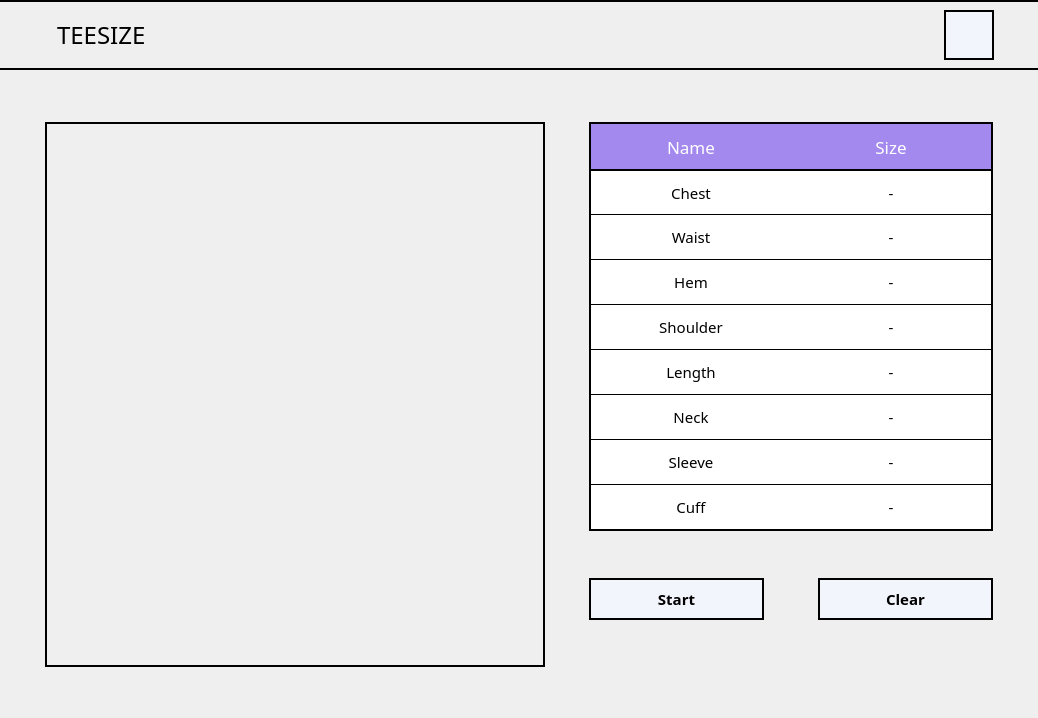
<?xml version="1.0" encoding="UTF-8"?>
<ui version="4.0">
 <class>MainWindow</class>
 <widget class="QMainWindow" name="MainWindow">
  <property name="geometry">
   <rect>
    <x>0</x>
    <y>0</y>
    <width>1038</width>
    <height>718</height>
   </rect>
  </property>
  <property name="windowTitle">
   <string>TeeSize</string>
  </property>
  <property name="windowIcon">
   <iconset>
    <normaloff>../assets/logo.png</normaloff>../assets/logo.png</iconset>
  </property>
  <widget class="QWidget" name="centralwidget">
   <property name="styleSheet">
    <string notr="true">QWidget {
	background-color: #efefef;
}</string>
   </property>
   <layout class="QVBoxLayout" name="verticalLayout">
    <property name="spacing">
     <number>0</number>
    </property>
    <property name="leftMargin">
     <number>0</number>
    </property>
    <property name="topMargin">
     <number>0</number>
    </property>
    <property name="rightMargin">
     <number>0</number>
    </property>
    <property name="bottomMargin">
     <number>0</number>
    </property>
    <item>
     <widget class="QWidget" name="header" native="true">
      <property name="sizePolicy">
       <sizepolicy hsizetype="Preferred" vsizetype="Fixed">
        <horstretch>0</horstretch>
        <verstretch>0</verstretch>
       </sizepolicy>
      </property>
      <property name="minimumSize">
       <size>
        <width>0</width>
        <height>70</height>
       </size>
      </property>
      <property name="styleSheet">
       <string notr="true">QWidget {	
	border-top: 2px solid black;
	border-bottom: 2px solid black;
}</string>
      </property>
      <layout class="QHBoxLayout" name="horizontalLayout">
       <property name="spacing">
        <number>0</number>
       </property>
       <property name="leftMargin">
        <number>0</number>
       </property>
       <property name="topMargin">
        <number>0</number>
       </property>
       <property name="rightMargin">
        <number>0</number>
       </property>
       <property name="bottomMargin">
        <number>0</number>
       </property>
       <item>
        <spacer name="h5">
         <property name="orientation">
          <enum>Qt::Horizontal</enum>
         </property>
         <property name="sizeType">
          <enum>QSizePolicy::MinimumExpanding</enum>
         </property>
         <property name="sizeHint" stdset="0">
          <size>
           <width>40</width>
           <height>20</height>
          </size>
         </property>
        </spacer>
       </item>
       <item>
        <widget class="QLabel" name="label">
         <property name="text">
          <string/>
         </property>
        </widget>
       </item>
       <item>
        <widget class="QLabel" name="logo">
         <property name="sizePolicy">
          <sizepolicy hsizetype="Fixed" vsizetype="Preferred">
           <horstretch>0</horstretch>
           <verstretch>0</verstretch>
          </sizepolicy>
         </property>
         <property name="minimumSize">
          <size>
           <width>850</width>
           <height>0</height>
          </size>
         </property>
         <property name="font">
          <font>
           <family>JetBrains Mono ExtraBold</family>
           <pointsize>18</pointsize>
          </font>
         </property>
         <property name="text">
          <string>TEESIZE</string>
         </property>
        </widget>
       </item>
       <item>
        <spacer name="h7">
         <property name="orientation">
          <enum>Qt::Horizontal</enum>
         </property>
         <property name="sizeType">
          <enum>QSizePolicy::MinimumExpanding</enum>
         </property>
         <property name="sizeHint" stdset="0">
          <size>
           <width>40</width>
           <height>20</height>
          </size>
         </property>
        </spacer>
       </item>
       <item>
        <widget class="QPushButton" name="settings_btn">
         <property name="sizePolicy">
          <sizepolicy hsizetype="Fixed" vsizetype="Fixed">
           <horstretch>0</horstretch>
           <verstretch>0</verstretch>
          </sizepolicy>
         </property>
         <property name="minimumSize">
          <size>
           <width>50</width>
           <height>50</height>
          </size>
         </property>
         <property name="maximumSize">
          <size>
           <width>50</width>
           <height>50</height>
          </size>
         </property>
         <property name="focusPolicy">
          <enum>Qt::NoFocus</enum>
         </property>
         <property name="styleSheet">
          <string notr="true">QPushButton{
	color: black;
	background-color: #f3f5fc;
	padding: 8px;
	border: 2px solid black;
}

QPushButton:hover{
	background-color: #c3c5cc; 
}

QPushButton:pressed{
	color: white;
	background-color: #a388ee;
}</string>
         </property>
         <property name="text">
          <string/>
         </property>
         <property name="icon">
          <iconset>
           <normaloff>../assets/settings.png</normaloff>../assets/settings.png</iconset>
         </property>
         <property name="iconSize">
          <size>
           <width>25</width>
           <height>25</height>
          </size>
         </property>
         <property name="flat">
          <bool>true</bool>
         </property>
        </widget>
       </item>
       <item>
        <spacer name="h6">
         <property name="orientation">
          <enum>Qt::Horizontal</enum>
         </property>
         <property name="sizeType">
          <enum>QSizePolicy::MinimumExpanding</enum>
         </property>
         <property name="sizeHint" stdset="0">
          <size>
           <width>40</width>
           <height>20</height>
          </size>
         </property>
        </spacer>
       </item>
      </layout>
     </widget>
    </item>
    <item>
     <widget class="QWidget" name="body" native="true">
      <layout class="QVBoxLayout" name="verticalLayout_2">
       <property name="spacing">
        <number>0</number>
       </property>
       <property name="leftMargin">
        <number>0</number>
       </property>
       <property name="topMargin">
        <number>0</number>
       </property>
       <property name="rightMargin">
        <number>0</number>
       </property>
       <property name="bottomMargin">
        <number>0</number>
       </property>
       <item>
        <spacer name="v1">
         <property name="orientation">
          <enum>Qt::Vertical</enum>
         </property>
         <property name="sizeType">
          <enum>QSizePolicy::MinimumExpanding</enum>
         </property>
         <property name="sizeHint" stdset="0">
          <size>
           <width>20</width>
           <height>40</height>
          </size>
         </property>
        </spacer>
       </item>
       <item>
        <widget class="QWidget" name="tcontainer" native="true">
         <layout class="QHBoxLayout" name="horizontalLayout_2">
          <property name="spacing">
           <number>0</number>
          </property>
          <property name="leftMargin">
           <number>0</number>
          </property>
          <property name="topMargin">
           <number>0</number>
          </property>
          <property name="rightMargin">
           <number>0</number>
          </property>
          <property name="bottomMargin">
           <number>0</number>
          </property>
          <item>
           <widget class="QWidget" name="container" native="true">
            <property name="minimumSize">
             <size>
              <width>0</width>
              <height>0</height>
             </size>
            </property>
            <layout class="QHBoxLayout" name="horizontalLayout_3">
             <property name="spacing">
              <number>0</number>
             </property>
             <property name="leftMargin">
              <number>0</number>
             </property>
             <property name="topMargin">
              <number>0</number>
             </property>
             <property name="rightMargin">
              <number>0</number>
             </property>
             <property name="bottomMargin">
              <number>0</number>
             </property>
             <item>
              <spacer name="h1">
               <property name="orientation">
                <enum>Qt::Horizontal</enum>
               </property>
               <property name="sizeType">
                <enum>QSizePolicy::MinimumExpanding</enum>
               </property>
               <property name="sizeHint" stdset="0">
                <size>
                 <width>40</width>
                 <height>20</height>
                </size>
               </property>
              </spacer>
             </item>
             <item>
              <widget class="QLabel" name="diagram">
               <property name="sizePolicy">
                <sizepolicy hsizetype="Fixed" vsizetype="Fixed">
                 <horstretch>0</horstretch>
                 <verstretch>0</verstretch>
                </sizepolicy>
               </property>
               <property name="minimumSize">
                <size>
                 <width>500</width>
                 <height>545</height>
                </size>
               </property>
               <property name="maximumSize">
                <size>
                 <width>500</width>
                 <height>545</height>
                </size>
               </property>
               <property name="styleSheet">
                <string notr="true">QLabel {
	border: 2px solid black;
}</string>
               </property>
               <property name="text">
                <string/>
               </property>
               <property name="pixmap">
                <pixmap>../assets/template.png</pixmap>
               </property>
               <property name="scaledContents">
                <bool>true</bool>
               </property>
              </widget>
             </item>
             <item>
              <spacer name="h3">
               <property name="orientation">
                <enum>Qt::Horizontal</enum>
               </property>
               <property name="sizeType">
                <enum>QSizePolicy::MinimumExpanding</enum>
               </property>
               <property name="sizeHint" stdset="0">
                <size>
                 <width>40</width>
                 <height>20</height>
                </size>
               </property>
              </spacer>
             </item>
             <item>
              <widget class="QWidget" name="rcontainer" native="true">
               <property name="minimumSize">
                <size>
                 <width>0</width>
                 <height>0</height>
                </size>
               </property>
               <layout class="QVBoxLayout" name="verticalLayout_3">
                <property name="spacing">
                 <number>0</number>
                </property>
                <property name="leftMargin">
                 <number>0</number>
                </property>
                <property name="topMargin">
                 <number>0</number>
                </property>
                <property name="rightMargin">
                 <number>0</number>
                </property>
                <property name="bottomMargin">
                 <number>0</number>
                </property>
                <item>
                 <widget class="QWidget" name="table" native="true">
                  <property name="minimumSize">
                   <size>
                    <width>0</width>
                    <height>0</height>
                   </size>
                  </property>
                  <property name="styleSheet">
                   <string notr="true">QWidget {
	background-color: white;
	border: 2px solid black;
}</string>
                  </property>
                  <layout class="QGridLayout" name="gridLayout">
                   <property name="leftMargin">
                    <number>2</number>
                   </property>
                   <property name="topMargin">
                    <number>2</number>
                   </property>
                   <property name="rightMargin">
                    <number>2</number>
                   </property>
                   <property name="bottomMargin">
                    <number>2</number>
                   </property>
                   <property name="spacing">
                    <number>0</number>
                   </property>
                   <item row="3" column="0">
                    <widget class="QLabel" name="hem_row">
                     <property name="sizePolicy">
                      <sizepolicy hsizetype="Fixed" vsizetype="Fixed">
                       <horstretch>0</horstretch>
                       <verstretch>0</verstretch>
                      </sizepolicy>
                     </property>
                     <property name="minimumSize">
                      <size>
                       <width>200</width>
                       <height>45</height>
                      </size>
                     </property>
                     <property name="font">
                      <font>
                       <family>JetBrains Mono Medium</family>
                       <pointsize>11</pointsize>
                      </font>
                     </property>
                     <property name="styleSheet">
                      <string notr="true">QLabel {
	border: none;
	border-top: 1px solid black;
}</string>
                     </property>
                     <property name="text">
                      <string>Hem</string>
                     </property>
                     <property name="alignment">
                      <set>Qt::AlignCenter</set>
                     </property>
                    </widget>
                   </item>
                   <item row="4" column="1">
                    <widget class="QLabel" name="shoulder_size">
                     <property name="sizePolicy">
                      <sizepolicy hsizetype="Fixed" vsizetype="Fixed">
                       <horstretch>0</horstretch>
                       <verstretch>0</verstretch>
                      </sizepolicy>
                     </property>
                     <property name="minimumSize">
                      <size>
                       <width>200</width>
                       <height>45</height>
                      </size>
                     </property>
                     <property name="font">
                      <font>
                       <family>JetBrains Mono Medium</family>
                       <pointsize>11</pointsize>
                      </font>
                     </property>
                     <property name="styleSheet">
                      <string notr="true">QLabel {
	border: none;
	border-top: 1px solid black;
}</string>
                     </property>
                     <property name="text">
                      <string>-</string>
                     </property>
                     <property name="alignment">
                      <set>Qt::AlignCenter</set>
                     </property>
                    </widget>
                   </item>
                   <item row="5" column="1">
                    <widget class="QLabel" name="length_size">
                     <property name="sizePolicy">
                      <sizepolicy hsizetype="Fixed" vsizetype="Fixed">
                       <horstretch>0</horstretch>
                       <verstretch>0</verstretch>
                      </sizepolicy>
                     </property>
                     <property name="minimumSize">
                      <size>
                       <width>200</width>
                       <height>45</height>
                      </size>
                     </property>
                     <property name="font">
                      <font>
                       <family>JetBrains Mono Medium</family>
                       <pointsize>11</pointsize>
                      </font>
                     </property>
                     <property name="styleSheet">
                      <string notr="true">QLabel {
	border: none;
	border-top: 1px solid black;
}</string>
                     </property>
                     <property name="text">
                      <string>-</string>
                     </property>
                     <property name="alignment">
                      <set>Qt::AlignCenter</set>
                     </property>
                    </widget>
                   </item>
                   <item row="2" column="1">
                    <widget class="QLabel" name="waist_size">
                     <property name="sizePolicy">
                      <sizepolicy hsizetype="Fixed" vsizetype="Fixed">
                       <horstretch>0</horstretch>
                       <verstretch>0</verstretch>
                      </sizepolicy>
                     </property>
                     <property name="minimumSize">
                      <size>
                       <width>200</width>
                       <height>45</height>
                      </size>
                     </property>
                     <property name="font">
                      <font>
                       <family>JetBrains Mono Medium</family>
                       <pointsize>11</pointsize>
                      </font>
                     </property>
                     <property name="styleSheet">
                      <string notr="true">QLabel {
	border: none;
	border-top: 1px solid black;
}</string>
                     </property>
                     <property name="text">
                      <string>-</string>
                     </property>
                     <property name="alignment">
                      <set>Qt::AlignCenter</set>
                     </property>
                    </widget>
                   </item>
                   <item row="5" column="0">
                    <widget class="QLabel" name="length_row">
                     <property name="sizePolicy">
                      <sizepolicy hsizetype="Fixed" vsizetype="Fixed">
                       <horstretch>0</horstretch>
                       <verstretch>0</verstretch>
                      </sizepolicy>
                     </property>
                     <property name="minimumSize">
                      <size>
                       <width>200</width>
                       <height>45</height>
                      </size>
                     </property>
                     <property name="font">
                      <font>
                       <family>JetBrains Mono Medium</family>
                       <pointsize>11</pointsize>
                      </font>
                     </property>
                     <property name="styleSheet">
                      <string notr="true">QLabel {
	border: none;
	border-top: 1px solid black;
}</string>
                     </property>
                     <property name="text">
                      <string>Length</string>
                     </property>
                     <property name="alignment">
                      <set>Qt::AlignCenter</set>
                     </property>
                    </widget>
                   </item>
                   <item row="6" column="0">
                    <widget class="QLabel" name="neck_row">
                     <property name="sizePolicy">
                      <sizepolicy hsizetype="Fixed" vsizetype="Fixed">
                       <horstretch>0</horstretch>
                       <verstretch>0</verstretch>
                      </sizepolicy>
                     </property>
                     <property name="minimumSize">
                      <size>
                       <width>200</width>
                       <height>45</height>
                      </size>
                     </property>
                     <property name="font">
                      <font>
                       <family>JetBrains Mono Medium</family>
                       <pointsize>11</pointsize>
                      </font>
                     </property>
                     <property name="styleSheet">
                      <string notr="true">QLabel {
	border: none;
	border-top: 1px solid black;
}</string>
                     </property>
                     <property name="text">
                      <string>Neck</string>
                     </property>
                     <property name="alignment">
                      <set>Qt::AlignCenter</set>
                     </property>
                    </widget>
                   </item>
                   <item row="1" column="1">
                    <widget class="QLabel" name="chest_size">
                     <property name="sizePolicy">
                      <sizepolicy hsizetype="Fixed" vsizetype="Fixed">
                       <horstretch>0</horstretch>
                       <verstretch>0</verstretch>
                      </sizepolicy>
                     </property>
                     <property name="minimumSize">
                      <size>
                       <width>200</width>
                       <height>45</height>
                      </size>
                     </property>
                     <property name="font">
                      <font>
                       <family>JetBrains Mono Medium</family>
                       <pointsize>11</pointsize>
                      </font>
                     </property>
                     <property name="styleSheet">
                      <string notr="true">QLabel {
	border: none;
	border-top: 2px solid black;
}</string>
                     </property>
                     <property name="text">
                      <string>-</string>
                     </property>
                     <property name="alignment">
                      <set>Qt::AlignCenter</set>
                     </property>
                    </widget>
                   </item>
                   <item row="1" column="0">
                    <widget class="QLabel" name="chest_row">
                     <property name="sizePolicy">
                      <sizepolicy hsizetype="Fixed" vsizetype="Fixed">
                       <horstretch>0</horstretch>
                       <verstretch>0</verstretch>
                      </sizepolicy>
                     </property>
                     <property name="minimumSize">
                      <size>
                       <width>200</width>
                       <height>45</height>
                      </size>
                     </property>
                     <property name="font">
                      <font>
                       <family>JetBrains Mono Medium</family>
                       <pointsize>11</pointsize>
                      </font>
                     </property>
                     <property name="styleSheet">
                      <string notr="true">QLabel {
	border: none;
	border-top: 2px solid black;
}</string>
                     </property>
                     <property name="text">
                      <string>Chest</string>
                     </property>
                     <property name="alignment">
                      <set>Qt::AlignCenter</set>
                     </property>
                    </widget>
                   </item>
                   <item row="2" column="0">
                    <widget class="QLabel" name="waist_row">
                     <property name="sizePolicy">
                      <sizepolicy hsizetype="Fixed" vsizetype="Fixed">
                       <horstretch>0</horstretch>
                       <verstretch>0</verstretch>
                      </sizepolicy>
                     </property>
                     <property name="minimumSize">
                      <size>
                       <width>200</width>
                       <height>45</height>
                      </size>
                     </property>
                     <property name="font">
                      <font>
                       <family>JetBrains Mono Medium</family>
                       <pointsize>11</pointsize>
                      </font>
                     </property>
                     <property name="styleSheet">
                      <string notr="true">QLabel {
	border: none;
	border-top: 1px solid black;
}</string>
                     </property>
                     <property name="text">
                      <string>Waist</string>
                     </property>
                     <property name="alignment">
                      <set>Qt::AlignCenter</set>
                     </property>
                    </widget>
                   </item>
                   <item row="8" column="1">
                    <widget class="QLabel" name="cuff_size">
                     <property name="sizePolicy">
                      <sizepolicy hsizetype="Fixed" vsizetype="Fixed">
                       <horstretch>0</horstretch>
                       <verstretch>0</verstretch>
                      </sizepolicy>
                     </property>
                     <property name="minimumSize">
                      <size>
                       <width>200</width>
                       <height>45</height>
                      </size>
                     </property>
                     <property name="font">
                      <font>
                       <family>JetBrains Mono Medium</family>
                       <pointsize>11</pointsize>
                      </font>
                     </property>
                     <property name="styleSheet">
                      <string notr="true">QLabel {
	border: none;
	border-top: 1px solid black;
}</string>
                     </property>
                     <property name="text">
                      <string>-</string>
                     </property>
                     <property name="alignment">
                      <set>Qt::AlignCenter</set>
                     </property>
                    </widget>
                   </item>
                   <item row="8" column="0">
                    <widget class="QLabel" name="cuff_row">
                     <property name="sizePolicy">
                      <sizepolicy hsizetype="Fixed" vsizetype="Fixed">
                       <horstretch>0</horstretch>
                       <verstretch>0</verstretch>
                      </sizepolicy>
                     </property>
                     <property name="minimumSize">
                      <size>
                       <width>200</width>
                       <height>45</height>
                      </size>
                     </property>
                     <property name="font">
                      <font>
                       <family>JetBrains Mono Medium</family>
                       <pointsize>11</pointsize>
                      </font>
                     </property>
                     <property name="styleSheet">
                      <string notr="true">QLabel {
	border: none;
	border-top: 1px solid black;
}</string>
                     </property>
                     <property name="text">
                      <string>Cuff</string>
                     </property>
                     <property name="alignment">
                      <set>Qt::AlignCenter</set>
                     </property>
                    </widget>
                   </item>
                   <item row="6" column="1">
                    <widget class="QLabel" name="neck_size">
                     <property name="sizePolicy">
                      <sizepolicy hsizetype="Fixed" vsizetype="Fixed">
                       <horstretch>0</horstretch>
                       <verstretch>0</verstretch>
                      </sizepolicy>
                     </property>
                     <property name="minimumSize">
                      <size>
                       <width>200</width>
                       <height>45</height>
                      </size>
                     </property>
                     <property name="font">
                      <font>
                       <family>JetBrains Mono Medium</family>
                       <pointsize>11</pointsize>
                      </font>
                     </property>
                     <property name="styleSheet">
                      <string notr="true">QLabel {
	border: none;
	border-top: 1px solid black;
}</string>
                     </property>
                     <property name="text">
                      <string>-</string>
                     </property>
                     <property name="alignment">
                      <set>Qt::AlignCenter</set>
                     </property>
                    </widget>
                   </item>
                   <item row="7" column="1">
                    <widget class="QLabel" name="sleeve_size">
                     <property name="sizePolicy">
                      <sizepolicy hsizetype="Fixed" vsizetype="Fixed">
                       <horstretch>0</horstretch>
                       <verstretch>0</verstretch>
                      </sizepolicy>
                     </property>
                     <property name="minimumSize">
                      <size>
                       <width>200</width>
                       <height>45</height>
                      </size>
                     </property>
                     <property name="font">
                      <font>
                       <family>JetBrains Mono Medium</family>
                       <pointsize>11</pointsize>
                      </font>
                     </property>
                     <property name="styleSheet">
                      <string notr="true">QLabel {
	border: none;
	border-top: 1px solid black;
}</string>
                     </property>
                     <property name="text">
                      <string>-</string>
                     </property>
                     <property name="alignment">
                      <set>Qt::AlignCenter</set>
                     </property>
                    </widget>
                   </item>
                   <item row="7" column="0">
                    <widget class="QLabel" name="sleeve_row">
                     <property name="sizePolicy">
                      <sizepolicy hsizetype="Fixed" vsizetype="Fixed">
                       <horstretch>0</horstretch>
                       <verstretch>0</verstretch>
                      </sizepolicy>
                     </property>
                     <property name="minimumSize">
                      <size>
                       <width>200</width>
                       <height>45</height>
                      </size>
                     </property>
                     <property name="font">
                      <font>
                       <family>JetBrains Mono Medium</family>
                       <pointsize>11</pointsize>
                      </font>
                     </property>
                     <property name="styleSheet">
                      <string notr="true">QLabel {
	border: none;
	border-top: 1px solid black;
}</string>
                     </property>
                     <property name="text">
                      <string>Sleeve</string>
                     </property>
                     <property name="alignment">
                      <set>Qt::AlignCenter</set>
                     </property>
                    </widget>
                   </item>
                   <item row="3" column="1">
                    <widget class="QLabel" name="hem_size">
                     <property name="sizePolicy">
                      <sizepolicy hsizetype="Fixed" vsizetype="Fixed">
                       <horstretch>0</horstretch>
                       <verstretch>0</verstretch>
                      </sizepolicy>
                     </property>
                     <property name="minimumSize">
                      <size>
                       <width>200</width>
                       <height>45</height>
                      </size>
                     </property>
                     <property name="font">
                      <font>
                       <family>JetBrains Mono Medium</family>
                       <pointsize>11</pointsize>
                      </font>
                     </property>
                     <property name="styleSheet">
                      <string notr="true">QLabel {
	border: none;
	border-top: 1px solid black;
}</string>
                     </property>
                     <property name="text">
                      <string>-</string>
                     </property>
                     <property name="alignment">
                      <set>Qt::AlignCenter</set>
                     </property>
                    </widget>
                   </item>
                   <item row="0" column="0">
                    <widget class="QLabel" name="name_column">
                     <property name="sizePolicy">
                      <sizepolicy hsizetype="Fixed" vsizetype="Fixed">
                       <horstretch>0</horstretch>
                       <verstretch>0</verstretch>
                      </sizepolicy>
                     </property>
                     <property name="minimumSize">
                      <size>
                       <width>200</width>
                       <height>45</height>
                      </size>
                     </property>
                     <property name="font">
                      <font>
                       <family>JetBrains Mono ExtraBold</family>
                       <pointsize>13</pointsize>
                       <weight>50</weight>
                       <bold>false</bold>
                      </font>
                     </property>
                     <property name="styleSheet">
                      <string notr="true">QLabel {
	border: none;
	color: white;
	background-color: #a388ee;
}</string>
                     </property>
                     <property name="text">
                      <string>Name</string>
                     </property>
                     <property name="alignment">
                      <set>Qt::AlignCenter</set>
                     </property>
                    </widget>
                   </item>
                   <item row="0" column="1">
                    <widget class="QLabel" name="size_column">
                     <property name="sizePolicy">
                      <sizepolicy hsizetype="Fixed" vsizetype="Fixed">
                       <horstretch>0</horstretch>
                       <verstretch>0</verstretch>
                      </sizepolicy>
                     </property>
                     <property name="minimumSize">
                      <size>
                       <width>200</width>
                       <height>45</height>
                      </size>
                     </property>
                     <property name="font">
                      <font>
                       <family>JetBrains Mono ExtraBold</family>
                       <pointsize>13</pointsize>
                       <weight>50</weight>
                       <bold>false</bold>
                      </font>
                     </property>
                     <property name="styleSheet">
                      <string notr="true">QLabel {
	border: none;
	color: white;
	background-color: #a388ee;
}</string>
                     </property>
                     <property name="text">
                      <string>Size</string>
                     </property>
                     <property name="alignment">
                      <set>Qt::AlignCenter</set>
                     </property>
                    </widget>
                   </item>
                   <item row="4" column="0">
                    <widget class="QLabel" name="shoulder_row">
                     <property name="sizePolicy">
                      <sizepolicy hsizetype="Fixed" vsizetype="Fixed">
                       <horstretch>0</horstretch>
                       <verstretch>0</verstretch>
                      </sizepolicy>
                     </property>
                     <property name="minimumSize">
                      <size>
                       <width>200</width>
                       <height>45</height>
                      </size>
                     </property>
                     <property name="font">
                      <font>
                       <family>JetBrains Mono Medium</family>
                       <pointsize>11</pointsize>
                      </font>
                     </property>
                     <property name="styleSheet">
                      <string notr="true">QLabel {
	border: none;
	border-top: 1px solid black;
}</string>
                     </property>
                     <property name="text">
                      <string>Shoulder</string>
                     </property>
                     <property name="alignment">
                      <set>Qt::AlignCenter</set>
                     </property>
                    </widget>
                   </item>
                  </layout>
                 </widget>
                </item>
                <item>
                 <spacer name="v3">
                  <property name="orientation">
                   <enum>Qt::Vertical</enum>
                  </property>
                  <property name="sizeHint" stdset="0">
                   <size>
                    <width>20</width>
                    <height>40</height>
                   </size>
                  </property>
                 </spacer>
                </item>
                <item>
                 <widget class="QWidget" name="bcontainer" native="true">
                  <property name="minimumSize">
                   <size>
                    <width>0</width>
                    <height>0</height>
                   </size>
                  </property>
                  <layout class="QHBoxLayout" name="horizontalLayout_4">
                   <property name="spacing">
                    <number>0</number>
                   </property>
                   <property name="leftMargin">
                    <number>0</number>
                   </property>
                   <property name="topMargin">
                    <number>0</number>
                   </property>
                   <property name="rightMargin">
                    <number>0</number>
                   </property>
                   <property name="bottomMargin">
                    <number>0</number>
                   </property>
                   <item>
                    <widget class="QPushButton" name="start_btn">
                     <property name="sizePolicy">
                      <sizepolicy hsizetype="Fixed" vsizetype="Fixed">
                       <horstretch>0</horstretch>
                       <verstretch>0</verstretch>
                      </sizepolicy>
                     </property>
                     <property name="minimumSize">
                      <size>
                       <width>175</width>
                       <height>40</height>
                      </size>
                     </property>
                     <property name="font">
                      <font>
                       <family>JetBrains Mono</family>
                       <pointsize>11</pointsize>
                       <weight>75</weight>
                       <bold>true</bold>
                      </font>
                     </property>
                     <property name="focusPolicy">
                      <enum>Qt::NoFocus</enum>
                     </property>
                     <property name="styleSheet">
                      <string notr="true">QPushButton{
	color: black;
	background-color: #f3f5fc;
	padding: 8px;
	border: 2px solid black;
}

QPushButton:hover{
	background-color: #c3c5cc; 
}

QPushButton:pressed{
	background-color: #a388ee;
}

QPushButton:disabled{
	color: #959595;
	background-color: #dbdcd7;
}</string>
                     </property>
                     <property name="text">
                      <string>Start</string>
                     </property>
                     <property name="flat">
                      <bool>true</bool>
                     </property>
                    </widget>
                   </item>
                   <item>
                    <spacer name="h4">
                     <property name="orientation">
                      <enum>Qt::Horizontal</enum>
                     </property>
                     <property name="sizeType">
                      <enum>QSizePolicy::MinimumExpanding</enum>
                     </property>
                     <property name="sizeHint" stdset="0">
                      <size>
                       <width>40</width>
                       <height>20</height>
                      </size>
                     </property>
                    </spacer>
                   </item>
                   <item>
                    <widget class="QPushButton" name="clear_btn">
                     <property name="sizePolicy">
                      <sizepolicy hsizetype="Fixed" vsizetype="Fixed">
                       <horstretch>0</horstretch>
                       <verstretch>0</verstretch>
                      </sizepolicy>
                     </property>
                     <property name="minimumSize">
                      <size>
                       <width>175</width>
                       <height>40</height>
                      </size>
                     </property>
                     <property name="font">
                      <font>
                       <family>JetBrains Mono</family>
                       <pointsize>11</pointsize>
                       <weight>75</weight>
                       <bold>true</bold>
                      </font>
                     </property>
                     <property name="focusPolicy">
                      <enum>Qt::NoFocus</enum>
                     </property>
                     <property name="styleSheet">
                      <string notr="true">QPushButton{
	color: black;
	background-color: #f3f5fc;
	padding: 8px;
	border: 2px solid black;
}

QPushButton:hover{
	background-color: #c3c5cc; 
}

QPushButton:pressed{
	background-color: #ff6b6b;
}

QPushButton:disabled{
	color: #959595;
	background-color: #dbdcd7;
}</string>
                     </property>
                     <property name="text">
                      <string>Clear</string>
                     </property>
                     <property name="flat">
                      <bool>true</bool>
                     </property>
                    </widget>
                   </item>
                  </layout>
                 </widget>
                </item>
                <item>
                 <spacer name="v4">
                  <property name="orientation">
                   <enum>Qt::Vertical</enum>
                  </property>
                  <property name="sizeHint" stdset="0">
                   <size>
                    <width>20</width>
                    <height>39</height>
                   </size>
                  </property>
                 </spacer>
                </item>
               </layout>
              </widget>
             </item>
             <item>
              <spacer name="h2">
               <property name="orientation">
                <enum>Qt::Horizontal</enum>
               </property>
               <property name="sizeType">
                <enum>QSizePolicy::MinimumExpanding</enum>
               </property>
               <property name="sizeHint" stdset="0">
                <size>
                 <width>40</width>
                 <height>20</height>
                </size>
               </property>
              </spacer>
             </item>
            </layout>
           </widget>
          </item>
         </layout>
        </widget>
       </item>
       <item>
        <spacer name="v2">
         <property name="orientation">
          <enum>Qt::Vertical</enum>
         </property>
         <property name="sizeType">
          <enum>QSizePolicy::MinimumExpanding</enum>
         </property>
         <property name="sizeHint" stdset="0">
          <size>
           <width>20</width>
           <height>40</height>
          </size>
         </property>
        </spacer>
       </item>
      </layout>
     </widget>
    </item>
   </layout>
  </widget>
 </widget>
 <resources/>
 <connections/>
</ui>
